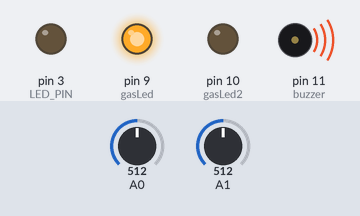
This sketch was run on a simulated Arduino Uno, built with avr-gcc and run on an emulated ATmega328P. Shown: output pins drawn as LEDs (lit = HIGH), buzzer (waves = sounding). The inputs (shaded band) are chosen by the test bench; at power-on: A1 = 512, A0 = 512. The local clock reads 2024-03-15 10:24:30 at power-on unless the sketch sets it.

Above: at 1.8 s.
1.9 s: A1 set to 11
6.0 s: A1 set to 8
At 6.6 s:
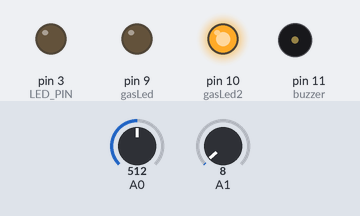
7.5 s: A1 set to 32
At 8.7 s:
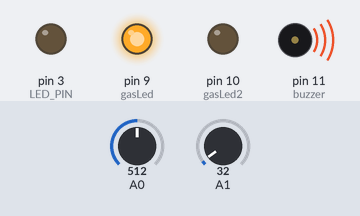
11.6 s: A1 set to 0
At 11.97 s:
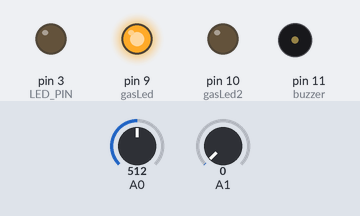
Timing chart, 0 to 14.5 s (numbered marks = the images above; inputs shaded):
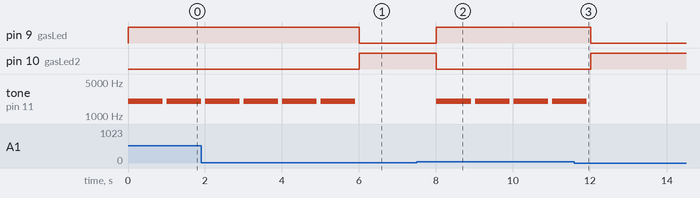

The sketch:

motion_led_gas_fire.ino
```cpp
#include <virtuabotixRTC.h>

const int MOTION_SENSOR_PIN = 2;
const int LED_PIN           = 3;
int motionStateCurrent      = LOW;
int motionStatePrevious     = LOW;
const int gasLed = 9;
const int gasLed2 = 10;
const int buzzer = 11;


virtuabotixRTC myRTC(6, 7, 8);

void setup() {
  Serial.begin(9600);
  pinMode(MOTION_SENSOR_PIN, INPUT);
  pinMode(LED_PIN, OUTPUT);
  //myRTC.setDS1302Time(18, 11, 9, 3, 22, 3, 2023);
  pinMode(gasLed, OUTPUT);
  pinMode(gasLed2, OUTPUT);
  pinMode(buzzer, OUTPUT);


}

void loop() {

   myRTC.updateTime();
   gas_fire();
   pohyb();
   delay(1000);


}

void pohyb(){

   if (myRTC.hours >= 22 && myRTC.hours <=6){

  motionStatePrevious = motionStateCurrent;
  motionStateCurrent  = digitalRead(MOTION_SENSOR_PIN);


  if (motionStatePrevious == LOW && motionStateCurrent == HIGH) {
    Serial.println("Motion detected!");
    digitalWrite(LED_PIN, HIGH);

  }
  else
  if (motionStatePrevious == HIGH && motionStateCurrent == LOW) {
    Serial.println("Motion stopped!");
    digitalWrite(LED_PIN, LOW);
  }
  }

}


void gas_fire(){
  int val;
  val=analogRead(0);

  int sensorValue = analogRead(A1);


   if (val > 800)
  {
    digitalWrite(gasLed, HIGH);
    digitalWrite(gasLed2, LOW);
    tone(buzzer, 2000, 500);
  }
  else
  {
    digitalWrite(gasLed, LOW);
    digitalWrite(gasLed2, HIGH);
    noTone(buzzer);
  }

  if (sensorValue > 9)
  {
    digitalWrite(gasLed, HIGH);
    digitalWrite(gasLed2, LOW);
    tone(buzzer, 2000, 900);
  }
  else
  {
    digitalWrite(gasLed, LOW);
    digitalWrite(gasLed2, HIGH);
    noTone(buzzer);
  }
}
```

Measured:
- the behaviour switches between 10 and 9 on A1 (found by bisection; images 0 and 1)
- after the input at 6.0 s, pin 9 (gasLed): HIGH → LOW at once; pin 10 (gasLed2): LOW → HIGH at once; tone on pin 11 (buzzer): stays silent (without the input it goes to 2000 Hz after 0.01 s)
- after the input at 7.5 s, pin 9 (gasLed): LOW → HIGH after 0.52 s; pin 10 (gasLed2): HIGH → LOW after 0.52 s; tone on pin 11 (buzzer): alternates 2000 Hz for 0.90 s and silent for 0.10 s, starting after 0.52 s
- after the input at 11.6 s, pin 9 (gasLed): HIGH → LOW after 0.42 s; pin 10 (gasLed2): LOW → HIGH after 0.42 s; tone on pin 11 (buzzer): goes on until 11.9 s, then stays silent
- by itself, tone on pin 11 (buzzer): alternates 2000 Hz for 0.90 s and silent for 0.10 s
